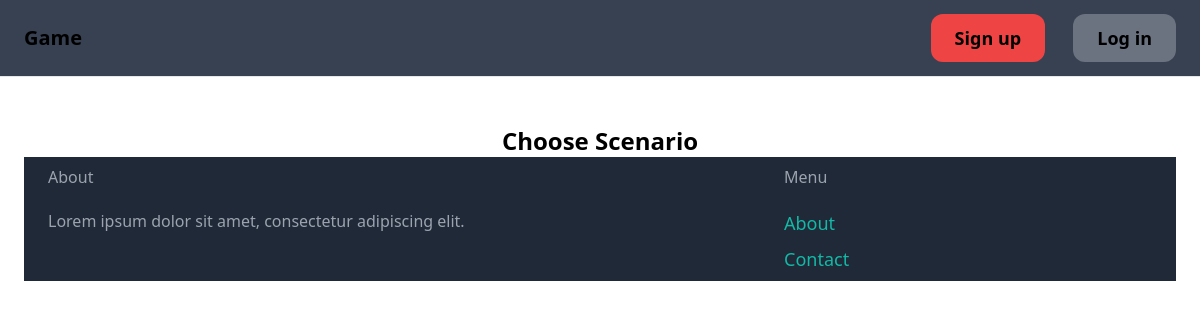
Before: / with the older database file.
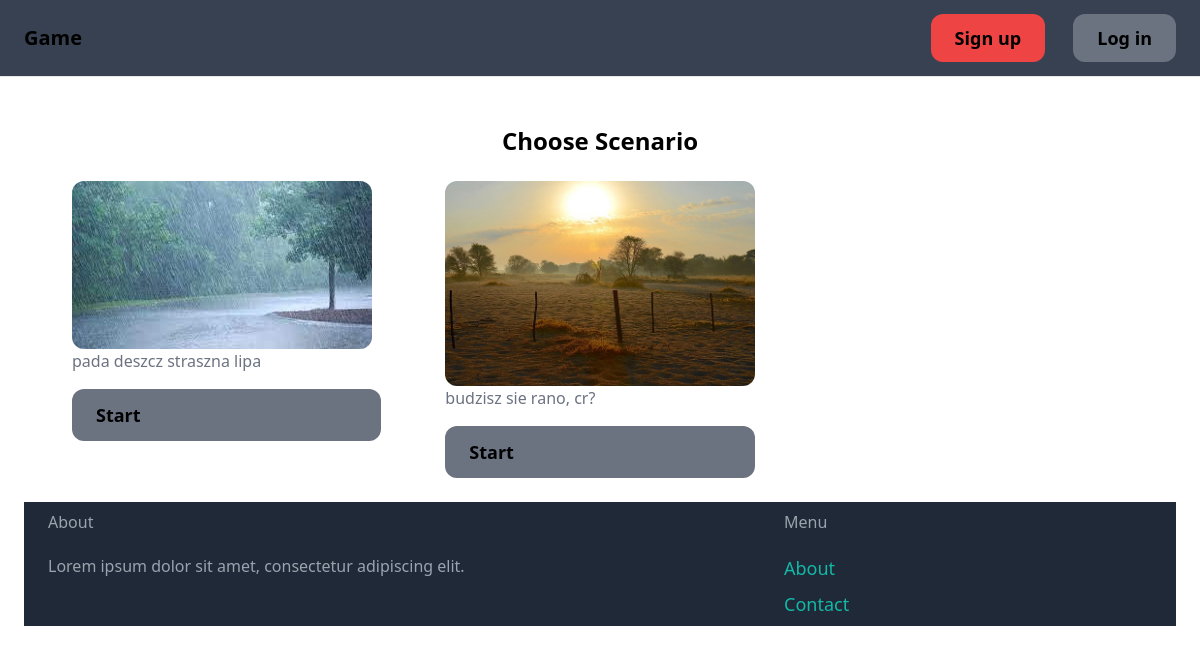
After: the same page with the newer database file.
### item/models.py (models this page shows, shortened)
class scenario(models.Model):
    category=models.ForeignKey(Category, related_name='scenarios', on_delete=models.CASCADE)
    name=models.CharField(max_length=255)
    description=models.TextField()
    category=models.ForeignKey(Category, on_delete=models.CASCADE)
    created_by=models.ForeignKey(User,related_name='scenarios',on_delete=models.CASCADE)
    created_at=models.DateTimeField(auto_now_add=True)
    image=models.ImageField(upload_to='scenario_images',blank=True,null=True)

### core/views.py (the view)
# urls.py: path('', index,name='index'),
def index(request):
    scenarios = scenario.objects.all()
    categories = Category.objects.all()
    return render(request, 'core/index.html',{
        'categories':categories,
        'scenarios':scenarios,
    })

### core/templates/core/index.html (shortened to what this page needs)
{% extends "core/base.html" %}
{% block content %}
                <div class="mt-6 px-6 py-18 bg-gray-100, rounded-xl">
                    <h2 class="text-2xl font-bold text-center">Choose Scenario</h2>
                    <div class="grid grid-cols-3 gap-4">
                        {% for scenario in scenarios%}
                            <div class="bg-white p-6 rounded-xl">
                                <img src="{{scenario.image.url}}" alt="{{scenario.name}}" class="rounded-xl">
                                <p class="text-gray-500">{{scenario.description}}</p>
                                <a href="#" class="block mt-4 px-6 py-3 text-lg font-semibold bg-gray-500 hover:text-white rounded-xl hover:bg-gray-700">Start</a>
                            </div>
                        {% endfor %}
                </div>
{% endblock %}

### core/templates/core/base.html (shortened to what this page needs)
<!DOCTYPE html>
<html>
    <head>
        <script src="https://cdn.tailwindcss.com"></script>
    </head>
    <body>
        <nav class="py-6 px-6 flex justify-between items-center border-b border-gray-200 bg-gray-700">
            <a href="/" class="text-xl font-semibold" >Game</a>
            <div class="space-x-6">
                <a href="#" class="px-6 py-3 text-lg font-semibold bg-red-500 hover:text-white rounded-xl hover:bg-red-700">Sign up</a>
                <a href="#" class="px-6 py-3 text-lg font-semibold bg-gray-500 hover:text-white rounded-xl hover:bg-gray-700">Log in</a>
            </div>
        </nav>
        <div class="px-6 py-6">
            {% block content %}{% endblock %}
        </div>
        <footer class="py-2 px-6 flex justify-between bg-gray-800">
            <div class="w-2/3 pr-10">
                <h3 class="mb-5 font semibolf text-gray-400">About</h3>
                <p class="text-gray-400">Lorem ipsum dolor sit amet, consectetur adipiscing elit.</p>
                </div>
            <div class="w-1/3">
                <h3 class="mb-5 font semibolf text-gray-400">Menu</h3>
                <ul class="space-y-2">
                    <li><a href="#" class="text-lg text-teal-500 hover:text-teal-700">About</a></li>
                    <li><a href="{% url 'contact' %}" class="text-lg text-teal-500 hover:text-teal-700">Contact</a></li>
                </ul>
            </div>
            </footer>
    </body>
</html>

Changed rows visible on the page:
added scenario: image (picture), description "pada deszcz straszna lipa"
added scenario: image (picture), description "budzisz sie rano, cr?"
